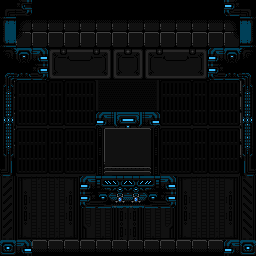

A level layout from a 2D game, rendered from its tile map. Below: a short description, then the map file with tile-grid data replaced by summaries:
An orthogonal 16x16 tile map with 16x16 px tiles, 2 tile layers (wall, main), 2 tilesets and 8 objects (4x locker, t_0, l_0, r_0, b_0).

<map version="1.0" orientation="orthogonal" renderorder="right-down" width="16" height="16" tilewidth="16" tileheight="16" nextobjectid="13">
 <properties>
  <property name="isStart" type="bool" value="true" />
 </properties>
 <tileset firstgid="1" source="../corpus.tsx" />
 <tileset firstgid="12097" source="../../connectors.tsx" />
 <layer name="wall" width="16" height="16">
  <data>[256 cells, 192 non-empty, 59 distinct tile ids]</data>
 </layer>
 <layer name="main" width="16" height="16">
  <data>[256 cells, 52 non-empty, 35 distinct tile ids]</data>
 </layer>
 <objectgroup name="connectors">
  <object id="2" type="t_0" gid="12098" x="16" y="16" width="16" height="16">
   <properties>
    <property name="type" type="int" value="0" />
   </properties>
  </object>
  <object id="6" type="l_0" gid="12101" x="0" y="176" width="16" height="16">
   <properties>
    <property name="type" type="int" value="0" />
   </properties>
  </object>
  <object id="7" type="r_0" gid="12099" x="240" y="176" width="16" height="16">
   <properties>
    <property name="type" type="int" value="0" />
   </properties>
  </object>
  <object id="8" name="B" type="b_0" gid="12100" x="16" y="256" width="16" height="16">
   <properties>
    <property name="type" type="int" value="0" />
   </properties>
  </object>
 </objectgroup>
 <objectgroup name="lockers">
  <object id="9" type="locker" x="144" y="144" width="16" height="32" />
  <object id="10" type="locker" x="128" y="144" width="16" height="32" />
  <object id="11" type="locker" x="112" y="144" width="16" height="32" />
  <object id="12" type="locker" x="96" y="144" width="16" height="32" />
 </objectgroup>
</map>
